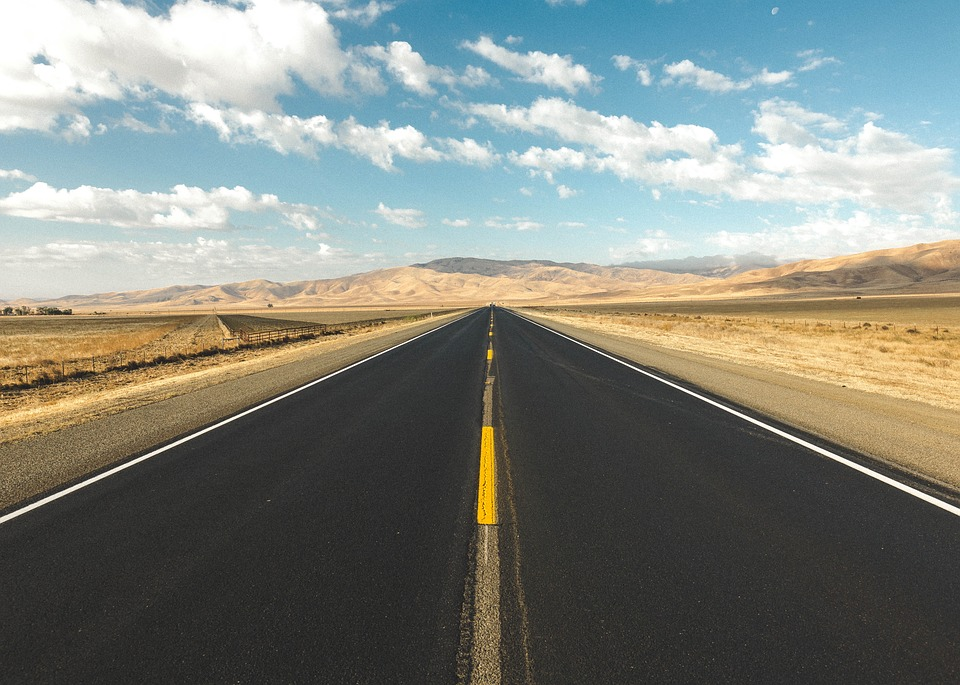
#> input picture hw2/hw2.jpg, 960 x 685 px
$ python lbp.py
#> lines starting #> are read from the running program, lines starting #| are printed output that depends on the picture
#> further down, image is the input picture: shape (685, 960, 3); mean B, G, R 126, 133.2, 128.7
import cv2
import numpy as np
import matplotlib.pyplot as plt
def getLBPimage(image):
    gray_image = cv2.cvtColor(image, cv2.COLOR_BGR2GRAY)
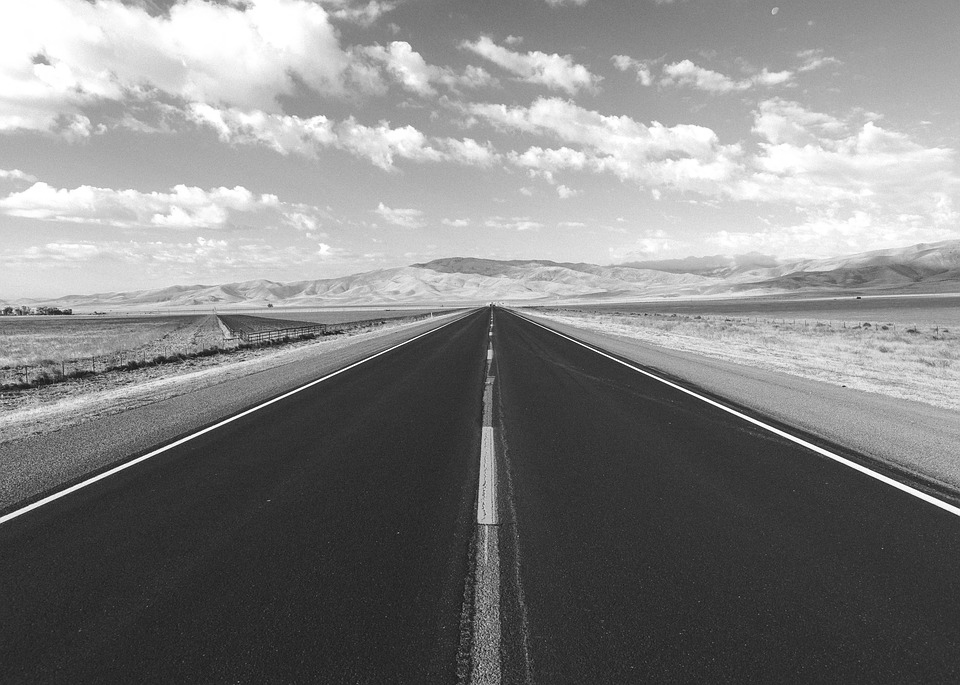
#> gray_image: shape (685, 960); min 10, max 255, mean 131
    imgLBP = np.zeros_like(gray_image)
    neighboor = 3
    for ih in range(0,image.shape[0] - neighboor):
        for iw in range(0,image.shape[1] - neighboor):
            ## Step 1: 3 by 3 pixel
            img          = gray_image[ih:ih+neighboor,iw:iw+neighboor]
            center       = img[1,1]
            img01        = (img >= center)*1.0
            img01_vector = img01.T.flatten()
            img01_vector = np.delete(img01_vector,4)
            where_img01_vector = np.where(img01_vector)[0]
            if len(where_img01_vector) >= 1:
                num = np.sum(2**where_img01_vector)
            else:
                num = 0
            imgLBP[ih+1,iw+1] = num
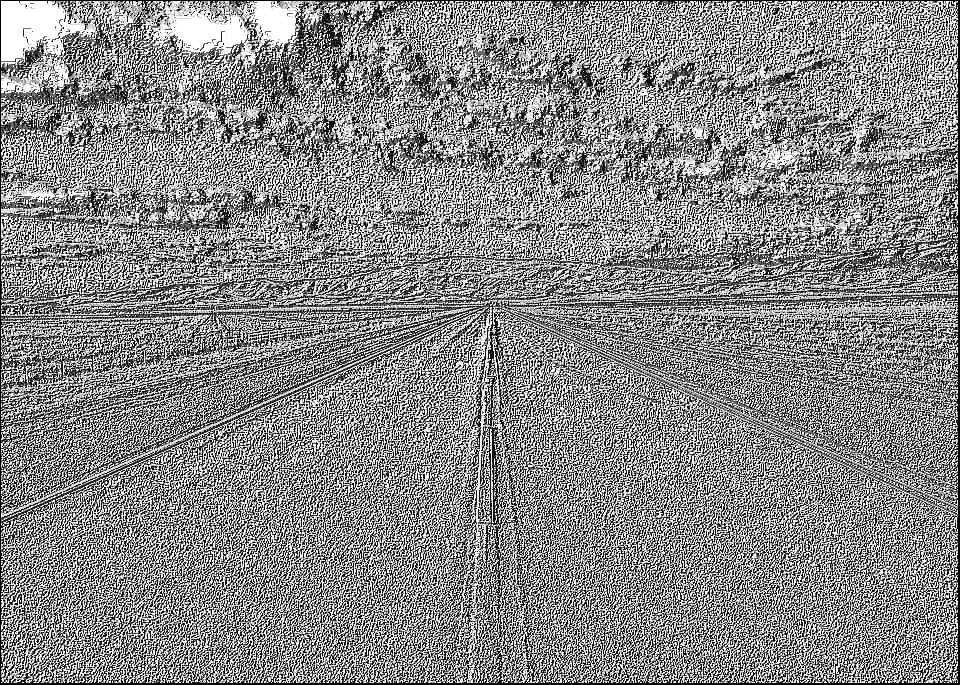
#> imgLBP: shape (685, 960); min 0, max 255, mean 136.5

    mask = np.zeros(image.shape[:2],np.uint8)
    # mask[350:450,350:450] = 255
    # mask[500:600,500:600] = 255
    mask[200:300,200:300] = 255
    masked_img = cv2.bitwise_and(image,image,mask=mask)
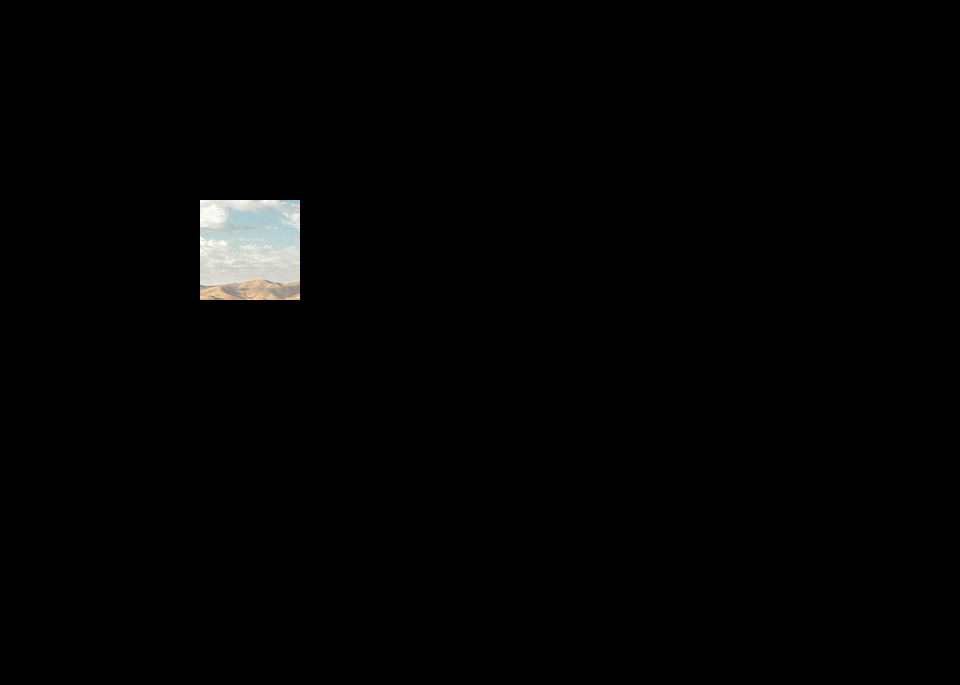
#> masked_img: shape (685, 960, 3); mean B, G, R 3.1, 3.2, 3.1

    hist_full = cv2.calcHist([image],[0],None,[256],[0,256])
#> hist_full = 256 values, max 14078 at index 47, min 40 at index 1, mean 2568.8

    hist_mask = cv2.calcHist([image],[0],mask,[256],[0,256])
#> hist_mask = 256 values, max 490 at index 209, min 0 at index 0, mean 39.06

    plt.subplot(221),plt.imshow(image,'gray')

    plt.subplot(222),plt.imshow(imgLBP,'gray')

    plt.subplot(223),plt.imshow(masked_img,'gray')

    plt.subplot(224),plt.plot(hist_full),plt.plot(hist_mask)
    cv2.imwrite("test3.png", masked_img[500:600,500:600])

    plt.show()
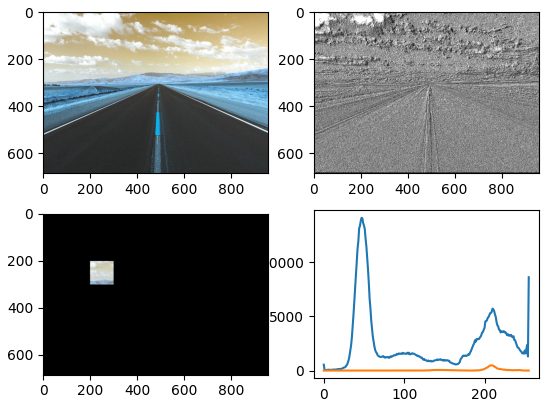
#> figure drawn by matplotlib, 4 panels; B, G, R data is drawn as R, G, B; panel 4: curve peaks at x = 47, y = 14078; panel 4: curve peaks at x = 209, y = 490
    return imgLBP

image = cv2.imread('hw2.jpg' )
cv2.imshow("test",getLBPimage(image) )
# cv2.imshow("origin",image )
cv2.waitKey()
